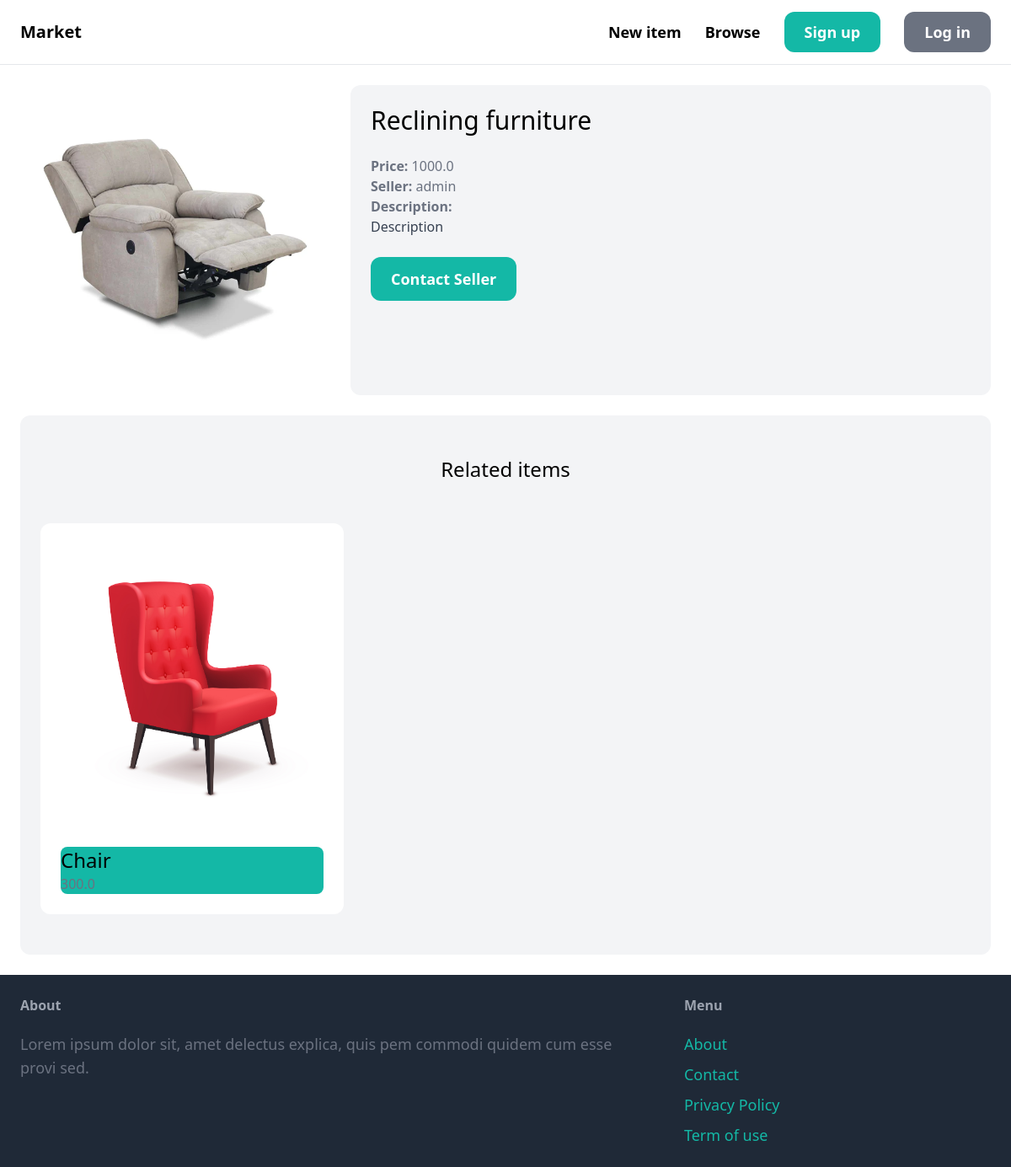
/items/3/, run on an earlier commit of the app's database.
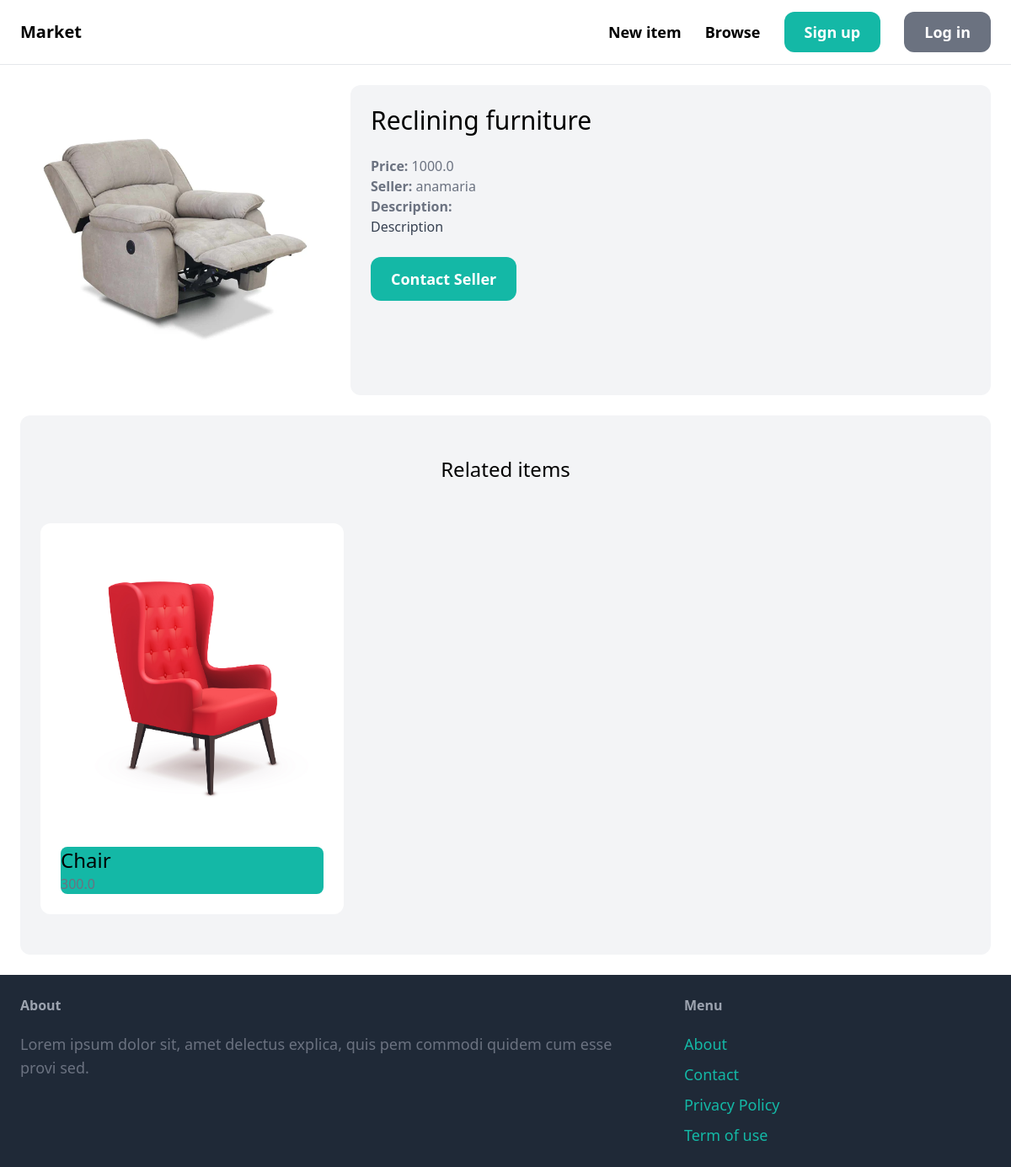
And on a later commit of the database.
### item/models.py (models this page shows, shortened)
class Item(models.Model):
    category = models.ForeignKey(Category, related_name='items', on_delete=models.CASCADE)
    name = models.CharField(max_length=255)
    description = models.TextField(blank=True, null=True)
    price = models.FloatField()
    image = models.ImageField(upload_to='item_images', blank=True, null=True)
    is_sold = models.BooleanField(default=False)
    created_by = models.ForeignKey(User, related_name= 'Items', on_delete=models.CASCADE)
    created_at = models.DateTimeField(auto_now_add=True)

### item/views.py (the view)
# urls.py: path('<int:pk>/', views.detail, name='detail'),
def detail(request, pk):
    item = get_object_or_404(Item, pk=pk)
    related_items = Item.objects.filter(category=item.category, is_sold=False).exclude(pk=pk)[0:3]
    return render(request, 'item/detail.html', {
        'item': item,
        'related_items': related_items
    })

### item/templates/item/detail.html (shortened to what this page needs)
{% extends 'core/base.html' %}
{% block content %}
<div class="grid grid-cols-3  gap-6">
    <div class="col-apan-3">
        <img src="{{ item.image.url }}" class="rounded-xl">
    </div>
    <div class="col-span-2 p-6 bg-gray-100 rounded-xl">
        <h1 class="mb-6 text-3xl">{{ item.name }}</h1>
        <p class="text-gray-500"><strong>Price: </strong>{{ item.price }}</p>
        <p class="text-gray-500"><strong>Seller: </strong>{{ item.created_by.username }}</p>
        {% if item.description %}
            <p class="text-gray-700">
                <strong class="text-gray-500">Description: </strong><br>
                {{ item.description}}
            </p>
        {% endif %}
        {% if request.user == item.created_by %}
        <div class="mt-6 p-6 bg-white rounded-xl">
            <p>This is your item!</p>
            <a href="{% url 'item:edit' item.id %}" class="inline-block mt-6 px-6 py-3 text-lg font-semibold bg-teal-500 text-white rounded-xl">Edit</a>
            <a href="{% url 'item:delete' item.id %}" class="inline-block mt-6 px-6 py-3 text-lg font-semibold bg-red-500 text-white rounded-xl">Delete</a>
        </div>
        {% else %}
        <a href="{% url 'conversation:new' item.id %}" class="inline-block mt-6 px-6 py-3 text-lg font-semibold bg-teal-500 text-white rounded-xl hover:bg-teal-700">Contact Seller</a>
        {% endif%}
    </div>
</div>
<div class="mt-6 px-6 py-12 bg-gray-100 rounded-xl">
    <h2 class="mb-12 text-2xl text-center">Related items</h2>
    <div class="grid grid-cols-3 gap-3">
        {% for item in related_items %}
            <div>
                <a href="{% url 'item:detail' item.id %}">
                    <div>
                        <img src="{{ item.image.url }}" class="rounded-t-xl">
                    </div>
                    <div class="p-6 bg-white rounded-b-xl">
                        <h2 class="text-2xl bg-teal-500 rounded-t-lg">{{ item.name }}</h2>
                        <p class="text-gray-500 bg-teal-500 rounded-b-lg ">{{ item.price }}</p>
                    </div>
                </a>
            </div>
        {% endfor %}
    </div>
</div>
{% endblock %}

What changed in the data, as far as the page shows it:
changed Item "Reclining furniture": created_by.username "admin" → "anamaria"
